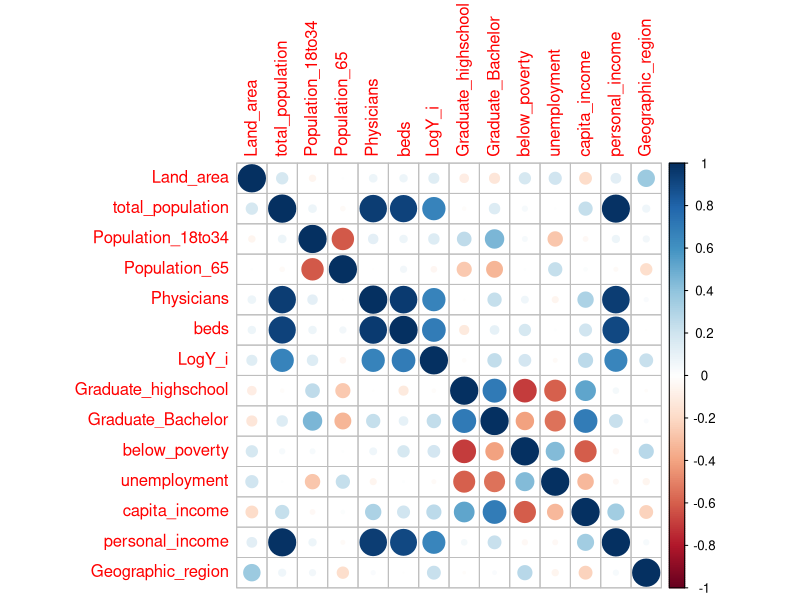
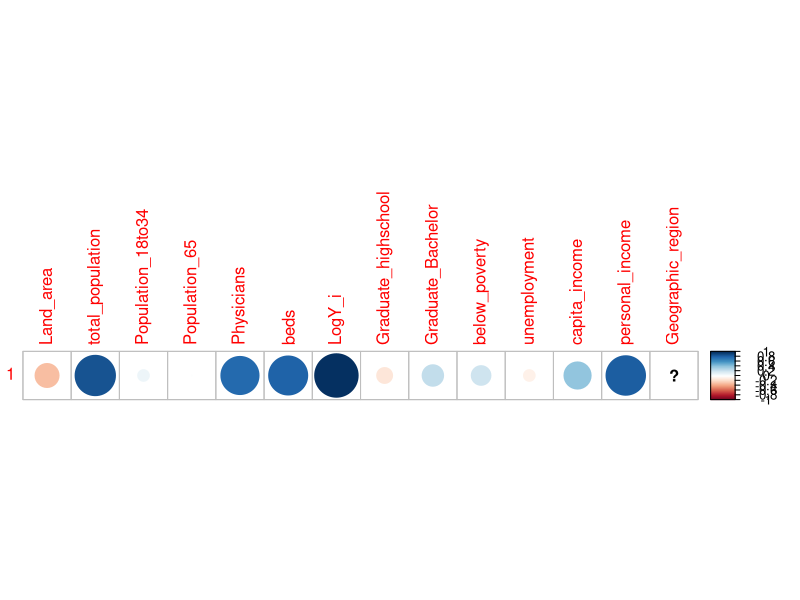
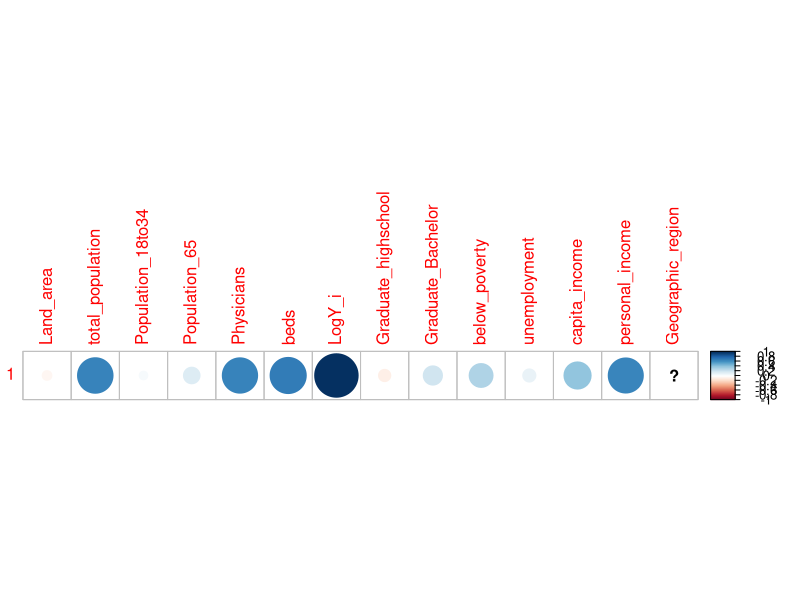
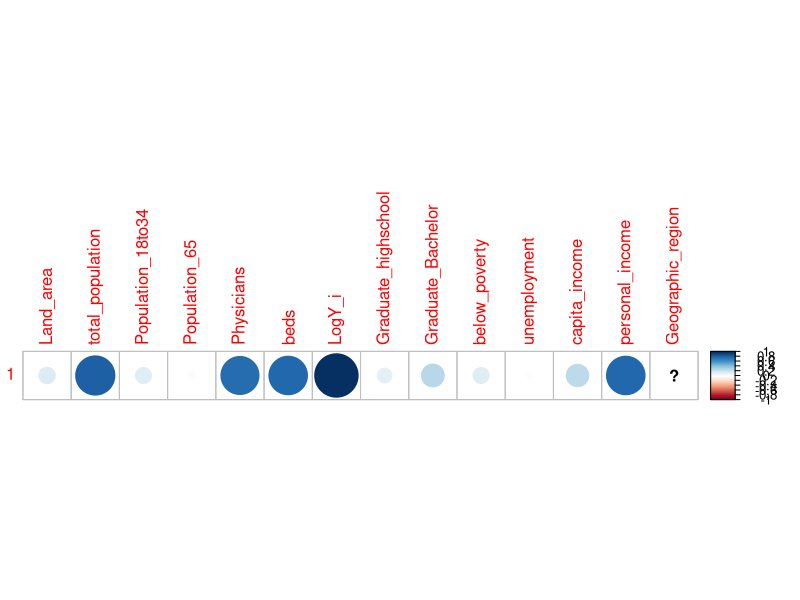
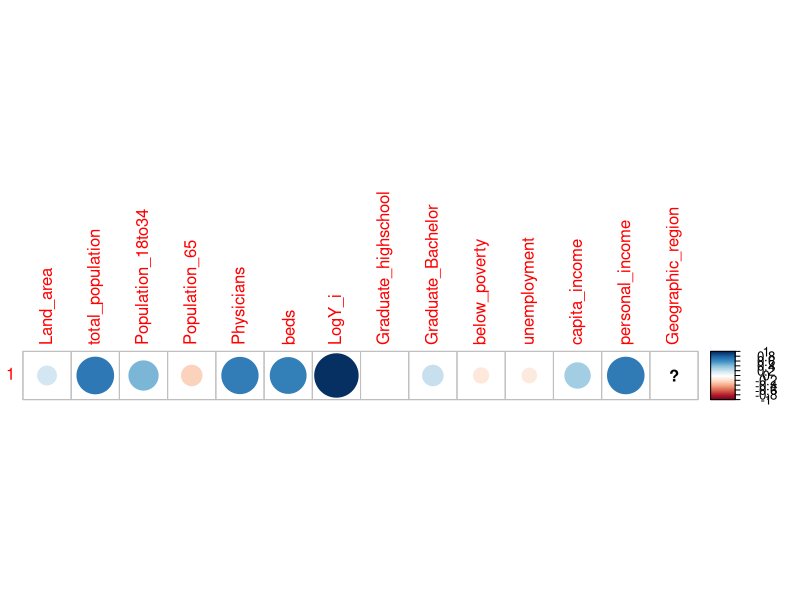
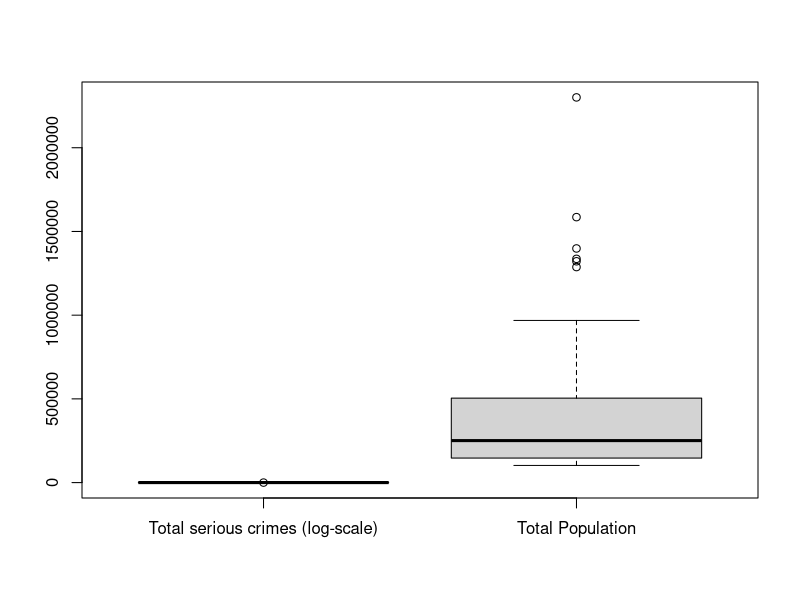
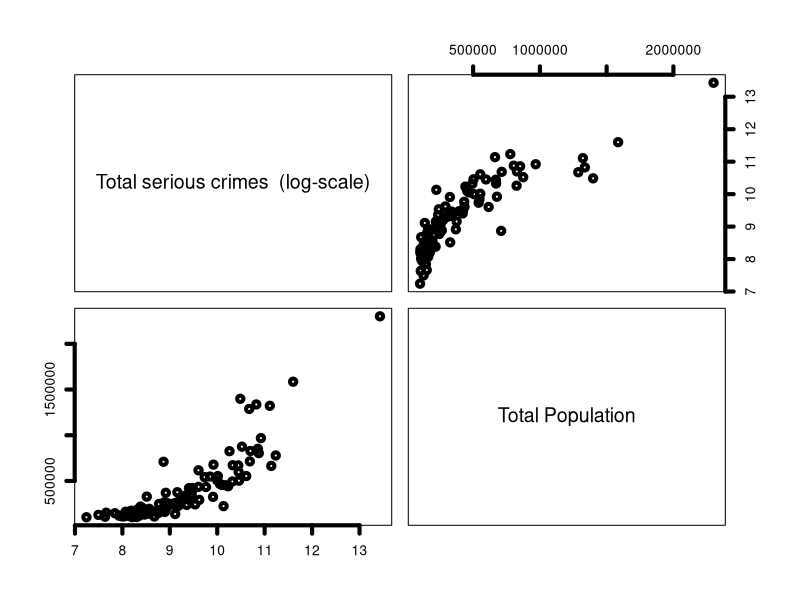
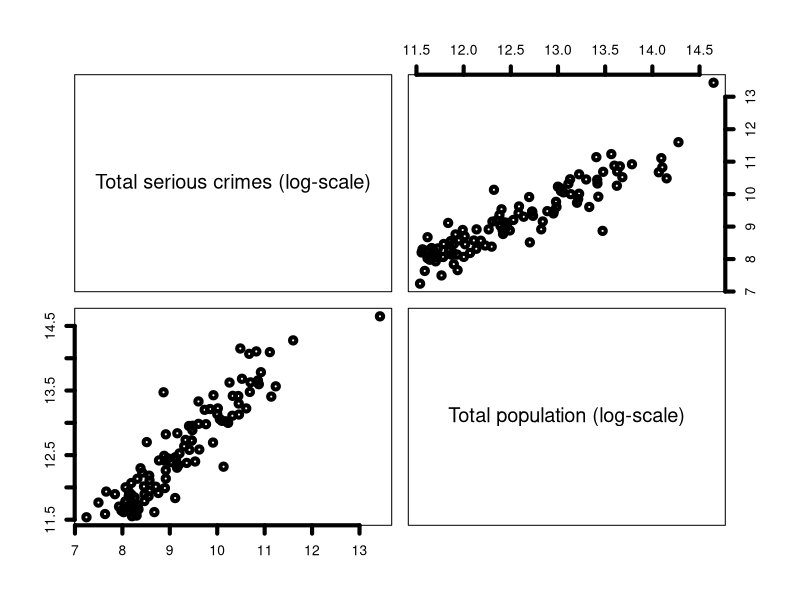

The R script that drew these images, in order:
## ---- chunk 1
# RUN THESE ALL ONCE!!! un-comment the code blocks as you go
#install.packages(c("usethis", "gitcreds"))

# then run this:
#usethis::create_github_token()

# which opens GitHub in your browser, generate a token
# COPY it before closing the page

# run this and paste token into terminal when prompted
#gitcreds::gitcreds_set()

# done! :) make sure to re-comment the code blocks
## ---- chunk 2
# make sure to download any you dont have with: install.packages("package_name")
library(here)
library(corrplot)
library(tidyverse)
## ---- chunk 3
Demographic <- read.table(here("data", "Demographic.txt")) # more robust read-in

# change column names to match correct variables
colnames(Demographic) <- c('ID','County','state','Land_area','total_population',
                          'Population_18to34','Population_65','Physicians','beds',
                          'Y_i','Graduate_highschool','Graduate_Bachelor','below_poverty',
                          'unemployment','capita_income','personal_income','Geographic_region')
Demographic2 <- Demographic

# Variable names and dimensions of the table
head(Demographic2)
names(Demographic2)
dim(Demographic2)
summary(Demographic2)

Demographic2$Y_i <- log(Demographic$Y_i) # log transform Y

colnames(Demographic2)[10] <- "LogY_i"

region1 <- Demographic2[Demographic2$Geographic_region == 1,]
region2 <- Demographic2[Demographic2$Geographic_region == 2,]
region3 <- Demographic2[Demographic2$Geographic_region == 3,]
region4 <- Demographic2[Demographic2$Geographic_region == 4,]

n1<-nrow(region1)
n2<-nrow(region2)
n3<-nrow(region3)
n4<-nrow(region4)
## ---- chunk 4
# general corr
cor(Demographic2[,4:17])
corrplot(cor(Demographic2[,4:17]))

# per region corr
regions <- list(region1, region2, region3, region4)
top_list <- list()

for (i in seq_along(regions)) {
  
  cat("FOR REGION: ", i, "\n")
  
  region <- regions[[i]]
  cors <- sapply(region[, 4:17], function(x) cor(x, region$LogY_i))
  ranked <- sort(abs(cors), decreasing = TRUE)
  
  top_list[[i]] <- head(ranked, 5)
  
  corrplot(cor(region$LogY_i, region[,4:17]))
  
  print(top_list[[i]])
}
## ---- chunk 5
# log(Y_i) = Beta_0 + Beta_1*total_population

boxplot(cbind(region1$LogY_i, region1$total_population),names = c("Total serious crimes (log-scale)", "Total Population"))

pairs(cbind(region1$LogY_i, region1$total_population),labels=c("Total serious crimes  (log-scale)", "Total Population"), lwd=4)

pairs(cbind(region1$LogY_i, log(region1$total_population)), labels = c("Total serious crimes (log-scale)", "Total population (log-scale)"), lwd = 4)
## ---- chunk 6
# log(Y_i) = Beta_0 + Beta_1*total_population

boxplot(cbind(region1$LogY_i, region1$Physicians),names = c("Total serious crimes (log-scale)", "Physicians"))

pairs(cbind(region1$LogY_i, region1$Physicians),labels=c("Total serious crimes  (log-scale)", "Physicians"), lwd=4)

pairs(cbind(region1$LogY_i, log(region1$Physicians)), labels = c("Total serious crimes (log-scale)", "Physicians (log-scale)"), lwd = 4)
## ---- chunk 7
# log(Y_i) = Beta_0 + Beta_1*total_population

boxplot(cbind(region1$LogY_i, region1$personal_income),names = c("Total serious crimes (log-scale)", "Personal Income"))

pairs(cbind(region1$LogY_i, region1$personal_income),labels=c("Total serious crimes  (log-scale)", "Personal Income"), lwd=4)

pairs(cbind(region1$LogY_i, log(region1$personal_income)), labels = c("Total serious crimes (log-scale)", "Personal Income (log-scale)"), lwd = 4)
## ---- chunk 8
# Region 1
# log(Y_i) = Beta_0 + Beta_1*total_population

boxplot(cbind(region1$LogY_i, region1$Population_18to34),names = c("Total serious crimes (log-scale)", "Population (Age 18-34)"))

pairs(cbind(region1$LogY_i, region1$Population_18to34),labels=c("Total serious crimes  (log-scale)", "Population (Age 18-34)"), lwd=4)

pairs(cbind(region1$LogY_i, log(region1$Population_18to34)), labels = c("Total serious crimes (log-scale)", "Population (Age 18-34) (log-scale)"), lwd = 4)
## ---- chunk 9
# Total Population
region1 |>
        ggplot(aes(x = total_population, y = LogY_i)) +
        geom_point() +
        theme_bw()

# Physicians
region2 |>
        ggplot(aes(x = Physicians)) +
        geom_histogram() +
        theme_bw()

region2 |>
        ggplot(aes(x = Physicians, y = LogY_i)) +
        geom_point() +
        theme_bw()

# Personal Income
region3 |>
        ggplot(aes(x = personal_income, y = LogY_i)) +
        geom_point() +
        theme_bw()

# Population 18-34
region4 |>
        ggplot(aes(x = Population_18to34, y = LogY_i)) +
        geom_point() +
        theme_bw()
## ---- chunk 10
model_1 <- lm(LogY_i ~ total_population, data = region1)
model_2 <- lm(LogY_i ~ Physicians, data = region2)
model_3 <- lm(LogY_i ~ personal_income, data = region3)
model_4 <- lm(LogY_i ~ Population_18to34, data = region4)
## ---- chunk 11
# REGION 1
summary(model_1) # all model stats
plot(model_1) # all four diagnostic plots
confint(model_1) # 95% CI for both b0 and b1

# REGION 2
summary(model_2)
plot(model_2) # insane outlier here
confint(model_2)

# REGION 3
summary(model_3)
plot(model_3) # & here
confint(model_3)

# REGION 4
summary(model_4)
plot(model_4)
confint(model_4)
## ---- chunk 12
